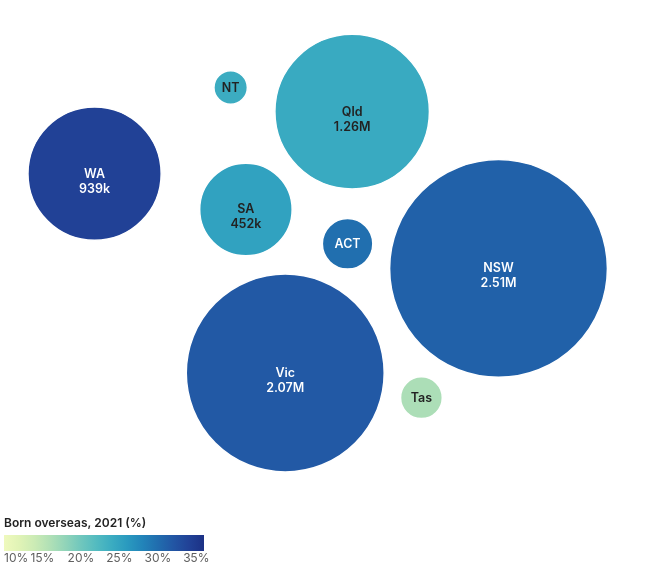

Vega-Lite specification stored for this chart:
### Vega-Lite specification from a JSON file in a GitHub repository (floating-point values rounded to 4 significant figures)
{"$schema": "https://vega.github.io/schema/vega-lite/v5.json", "width": 640, "height": 496, "config": {"background": null, "font": "-apple-system, BlinkMacSystemFont, Segoe UI, Helvetica, Arial, sans-serif", "padding": 4, "view": {"stroke": null}, "axis": {"labelColor": "#5c5c5c", "titleColor": "#5c5c5c", "gridColor": "#d0d0d0", "domainColor": "#d0d0d0", "tickColor": "#d0d0d0", "labelFont": "-apple-system, BlinkMacSystemFont, Segoe UI, Helvetica, Arial, sans-serif", "labelFontSize": 11, "titleFont": "-apple-system, BlinkMacSystemFont, Segoe UI, Helvetica, Arial, sans-serif", "titleFontWeight": 500}, "legend": {"labelColor": "#5c5c5c", "titleColor": "#222222", "labelFont": "-apple-system, BlinkMacSystemFont, Segoe UI, Helvetica, Arial, sans-serif", "titleFont": "-apple-system, BlinkMacSystemFont, Segoe UI, Helvetica, Arial, sans-serif", "titleFontWeight": 600, "labelFontSize": 12, "titleFontSize": 12, "symbolStrokeColor": "#ffffff"}, "text": {"color": "#222222", "font": "-apple-system, BlinkMacSystemFont, Segoe UI, Helvetica, Arial, sans-serif"}, "tooltipFormat": {"numberFormat": ",.0f"}}, "data": {"values": [{"abbr": "WA", "x": -10.07, "y": -2, "r": 5.755, "name": "Western Australia", "size": 17750.0, "tot": 938900, "share": 34.1, "big": true, "rp": 75.17, "l": ["WA", "939k"], "out": false}, {"abbr": "NT", "x": 0.353, "y": -8.6, "r": 1.445, "name": "Northern Territory", "size": 1119.0, "tot": 59240, "share": 23.9, "big": false, "rp": 18.87, "l": ["NT"], "out": false}, {"abbr": "SA", "x": 1.522, "y": 0.741, "r": 3.995, "name": "South Australia", "size": 8554.0, "tot": 452410, "share": 25.1, "big": true, "rp": 52.18, "l": ["SA", "452k"], "out": false}, {"abbr": "Qld", "x": 9.656, "y": -6.755, "r": 6.676, "name": "Queensland", "size": 23890.0, "tot": 1263640, "share": 24.2, "big": true, "rp": 87.2, "l": ["Qld", "1.26M"], "out": false}, {"abbr": "NSW", "x": 20.86, "y": 5.26, "r": 9.409, "name": "New South Wales", "size": 47450.0, "tot": 2510260, "share": 31, "big": true, "rp": 122.9, "l": ["NSW", "2.51M"], "out": false}, {"abbr": "ACT", "x": 9.306, "y": 3.373, "r": 2.181, "name": "Australian Capital Territory", "size": 2549.0, "tot": 134900, "share": 29.8, "big": false, "rp": 28.49, "l": ["ACT"], "out": false}, {"abbr": "Vic", "x": 4.532, "y": 13.27, "r": 8.55, "name": "Victoria", "size": 39180.0, "tot": 2072570, "share": 31.7, "big": true, "rp": 111.7, "l": ["Vic", "2.07M"], "out": false}, {"abbr": "Tas", "x": 14.96, "y": 15.16, "r": 1.804, "name": "Tasmania", "size": 1744.0, "tot": 92320, "share": 16.3, "big": false, "rp": 23.56, "l": ["Tas"], "out": false}]}, "params": [{"name": "hl", "value": "", "bind": {"input": "select", "options": ["", "Western Australia", "Victoria", "New South Wales", "Australian Capital Territory", "South Australia", "Queensland", "Northern Territory", "Tasmania"], "labels": ["All states", "Western Australia", "Victoria", "New South Wales", "Australian Capital Territory", "South Australia", "Queensland", "Northern Territory", "Tasmania"], "name": "Highlight a state "}}], "layer": [{"mark": {"type": "circle", "stroke": "#ffffff", "strokeWidth": 1.5, "cursor": "pointer"}, "encoding": {"x": {"field": "x", "type": "quantitative", "scale": {"domain": [-17, 32], "nice": false, "zero": false}, "axis": null}, "y": {"field": "y", "type": "quantitative", "scale": {"domain": [-15, 23], "reverse": true, "nice": false, "zero": false}, "axis": null}, "opacity": {"condition": {"test": "hl == '' || datum.name == hl", "value": 1}, "value": 0.2}, "size": {"field": "size", "type": "quantitative", "scale": null}, "color": {"field": "share", "type": "quantitative", "scale": {"domain": [10, 36], "scheme": "yellowgreenblue"}, "legend": {"title": "Born overseas, 2021 (%)", "orient": "bottom", "direction": "horizontal", "gradientLength": 200, "labelExpr": "datum.value + '%'"}}, "tooltip": [{"field": "s_name", "title": "State / territory"}, {"field": "s_share", "title": "Born overseas, 2021 (%)", "format": ".1f"}, {"field": "s_os", "title": "Overseas-born residents", "format": ","}, {"field": "s_pop", "title": "Total population, 2021", "format": ","}, {"field": "s_top", "title": "Largest overseas birthplace"}, {"field": "s_topn", "title": "Residents born there", "format": ","}, {"field": "s_growth", "title": "Change in share since 2001 (pts)", "format": "+.1f"}], "stroke": {"condition": {"param": "hov20", "empty": false, "value": "#111111"}, "value": "#ffffff"}, "strokeWidth": {"condition": {"param": "hov20", "empty": false, "value": 2.5}, "value": 1.5}}, "transform": [{"lookup": "name", "from": {"data": {"values": [{"s_name": "Western Australia", "s_share": 34.1, "s_growth": 5.5, "s_os": 938900, "s_pop": 2749370, "s_top": "England", "s_topn": 211730}, {"s_name": "Victoria", "s_share": 31.7, "s_growth": 7.2, "s_os": 2072570, "s_pop": 6547820, "s_top": "India", "s_topn": 272250}, {"s_name": "New South Wales", "s_share": 31, "s_growth": 6.2, "s_os": 2510260, "s_pop": 8097060, "s_top": "China", "s_topn": 261330}, {"s_name": "Australian Capital Territory", "s_share": 29.8, "s_growth": 6.9, "s_os": 134900, "s_pop": 452510, "s_top": "India", "s_topn": 17510}, {"s_name": "South Australia", "s_share": 25.1, "s_growth": 3.9, "s_os": 452410, "s_pop": 1802600, "s_top": "England", "s_topn": 98770}, {"s_name": "Queensland", "s_share": 24.2, "s_growth": 6.2, "s_os": 1263640, "s_pop": 5215810, "s_top": "New Zealand", "s_topn": 229920}, {"s_name": "Northern Territory", "s_share": 23.9, "s_growth": 7.8, "s_os": 59240, "s_pop": 248150, "s_top": "Philippines", "s_topn": 7320}, {"s_name": "Tasmania", "s_share": 16.3, "s_growth": 5.5, "s_os": 92320, "s_pop": 567240, "s_top": "England", "s_topn": 20420}]}, "key": "s_name", "fields": ["s_name", "s_share", "s_growth", "s_os", "s_pop", "s_top", "s_topn"]}}], "params": [{"name": "hov20", "select": {"type": "point", "fields": ["s_name"], "on": "pointerover", "clear": "pointerout"}}]}, {"transform": [{"filter": "!datum.out"}], "mark": {"type": "text", "fontSize": 12.5, "lineHeight": 15, "font": "-apple-system, BlinkMacSystemFont, Segoe UI, Helvetica, Arial, sans-serif", "fontWeight": 600, "baseline": "middle"}, "encoding": {"x": {"field": "x", "type": "quantitative", "scale": {"domain": [-17, 32], "nice": false, "zero": false}, "axis": null}, "y": {"field": "y", "type": "quantitative", "scale": {"domain": [-15, 23], "reverse": true, "nice": false, "zero": false}, "axis": null}, "text": {"field": "l"}, "color": {"condition": {"test": "datum.share >= 27", "value": "#ffffff"}, "value": "#222222"}}}, {"transform": [{"filter": "datum.out"}], "mark": {"type": "text", "fontSize": 12, "font": "-apple-system, BlinkMacSystemFont, Segoe UI, Helvetica, Arial, sans-serif", "fontWeight": 600, "baseline": "middle", "align": "left", "dx": 4}, "encoding": {"x": {"field": "xr", "type": "quantitative", "scale": {"domain": [-17, 32], "nice": false, "zero": false}, "axis": null}, "y": {"field": "y", "type": "quantitative", "scale": {"domain": [-15, 23], "reverse": true, "nice": false, "zero": false}, "axis": null}, "text": {"field": "l"}, "color": {"value": "#222222"}}}], "transform": [{"calculate": "datum.x + datum.r", "as": "xr"}]}
